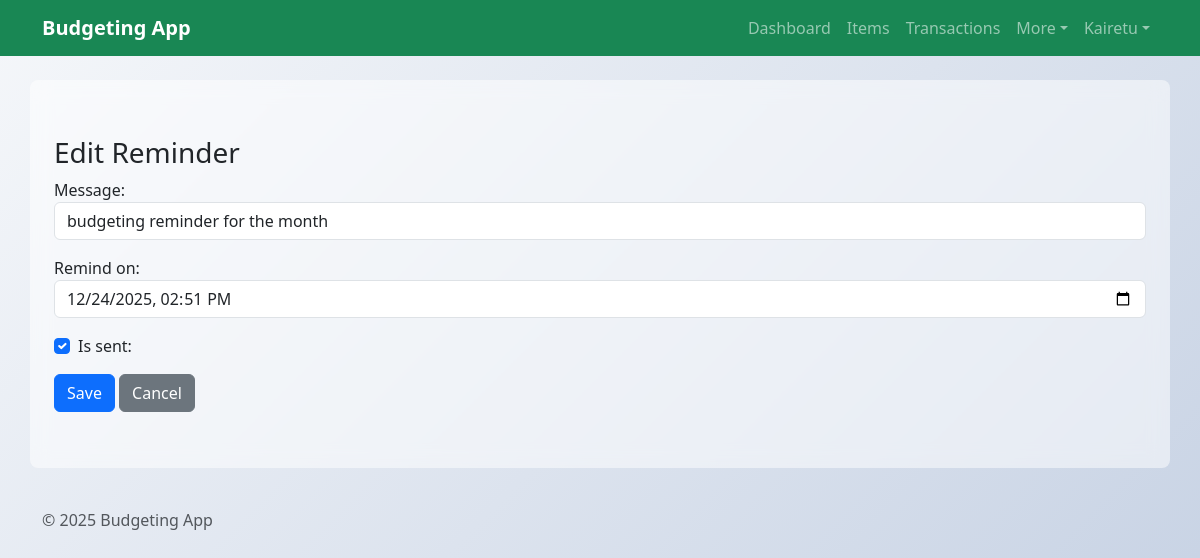
/BudgetingApp/reminders/2/edit/ (signed in), run on the app's committed database.
### BudgetingApp/models.py (models this page shows, shortened)
class BudgetReminder(models.Model):
    owner = models.ForeignKey(settings.AUTH_USER_MODEL, on_delete=models.CASCADE, null=True, blank=True, related_name='reminders')
    message = models.CharField(max_length=255)
    remind_on = models.DateTimeField()
    is_sent = models.BooleanField(default=False)

### BudgetingApp/views.py (the view)
# urls.py: path('reminders/<int:pk>/edit/', views.BudgetReminderUpdateView.as_view(), name='budgetreminder-edit'),
class BudgetReminderUpdateView(LoginRequiredMixin, UpdateView):
    model = BudgetReminder
    form_class = BudgetReminderForm
    template_name = 'BudgetingApp/BudgetReminder_form.html'
    success_url = reverse_lazy('budgetreminder-list')
    def get_queryset(self):
        return BudgetReminder.objects.filter(owner=self.request.user)

### BudgetingApp/forms.py
class BudgetReminderForm(forms.ModelForm):
    class Meta:
        model = BudgetReminder
        fields = ['message', 'remind_on', 'is_sent']
        widgets = {
            'message': forms.TextInput(attrs={'class': 'form-control'}),
            'remind_on': forms.DateTimeInput(attrs={'class': 'form-control', 'type': 'datetime-local'}),
            'is_sent': forms.CheckboxInput(attrs={'class': 'form-check-input'}),
        }

### BudgetingApp/templates/BudgetingApp/BudgetReminder_form.html (shortened to what this page needs)
{% extends 'BudgetingApp/base.html' %}
{% block content %}
<div class="container py-4">
  <h3>{% if object %}Edit{% else %}Add{% endif %} Reminder</h3>
  <form method="post">{% csrf_token %}
    <div class="mb-3">{{ form.message.label_tag }}{{ form.message }}</div>
    <div class="mb-3">{{ form.remind_on.label_tag }}{{ form.remind_on }}</div>
    <div class="form-check mb-3">{{ form.is_sent }}{{ form.is_sent.label_tag }}</div>
    <button type="submit" class="btn btn-primary">Save</button>
    <a href="{% url 'budgetreminder-list' %}" class="btn btn-secondary">Cancel</a>
  </form>
</div>
{% endblock %}

### BudgetingApp/templates/BudgetingApp/base.html (shortened to what this page needs)
{% load static %}
<!DOCTYPE html>
<html lang="en">
  <head>
    <link
      href="https://cdn.jsdelivr.net/npm/bootstrap@5.3.2/dist/css/bootstrap.min.css"
      rel="stylesheet"
    />
  </head>
  <body>
    <nav class="navbar navbar-expand-lg navbar-dark bg-success">
      <div class="container">
        <a class="navbar-brand fw-bold" href="{% url 'budget_home' %}"
          >Budgeting App</a
        >
        <div class="collapse navbar-collapse" id="navCollapse">
          <ul class="navbar-nav ms-auto">
            <li class="nav-item">
              <a class="nav-link" href="{% url 'budget_home' %}">Dashboard</a>
            </li>
            <li class="nav-item">
              <a class="nav-link" href="{% url 'budgetitem-list' %}">Items</a>
            </li>
            <li class="nav-item">
              <a class="nav-link" href="{% url 'transaction-list' %}"
                >Transactions</a
              >
            </li>
            <li class="nav-item dropdown">
              <a
                class="nav-link dropdown-toggle"
                href="#"
                id="moreMenu"
                role="button"
                data-bs-toggle="dropdown"
                aria-expanded="false"
                >More</a
              >
            </li>
            {% if user.is_authenticated %}
            <li class="nav-item dropdown">
              <a
                class="nav-link dropdown-toggle"
                href="#"
                id="userMenu"
                role="button"
                data-bs-toggle="dropdown"
                aria-expanded="false"
                >{{ user.username }}</a
              >
            </li>
            {% endif %}
          </ul>
        </div>
      </div>
    </nav>
    <main class="container mt-4">{% block content %}{% endblock %}</main>
    <footer class="text-muted py-3 mt-4">
      <div class="container">&copy; {% now "Y" %} Budgeting App</div>
    </footer>
  </body>
</html>

### BudgetingApp/templates/BudgetingApp/base.html (style rules this page uses)
body { background: linear-gradient(135deg, #f5f7fa 0%, #c3cfe2 100%); background-attachment: fixed; min-height: 100vh; font-family: "Segoe UI", Tahoma, Geneva, Verdana, sans-serif; }
main { background: rgba(255, 255, 255, 0.5); border-radius: 8px; padding: 2rem; margin-top: 2rem; backdrop-filter: blur(10px); }

### data on the page
BudgetReminder: message "budgeting reminder for the month", remind_on "12/24/2025 14:51", is_sent "☑"

### other printed values
{{ user.username }} "Kairetu"
